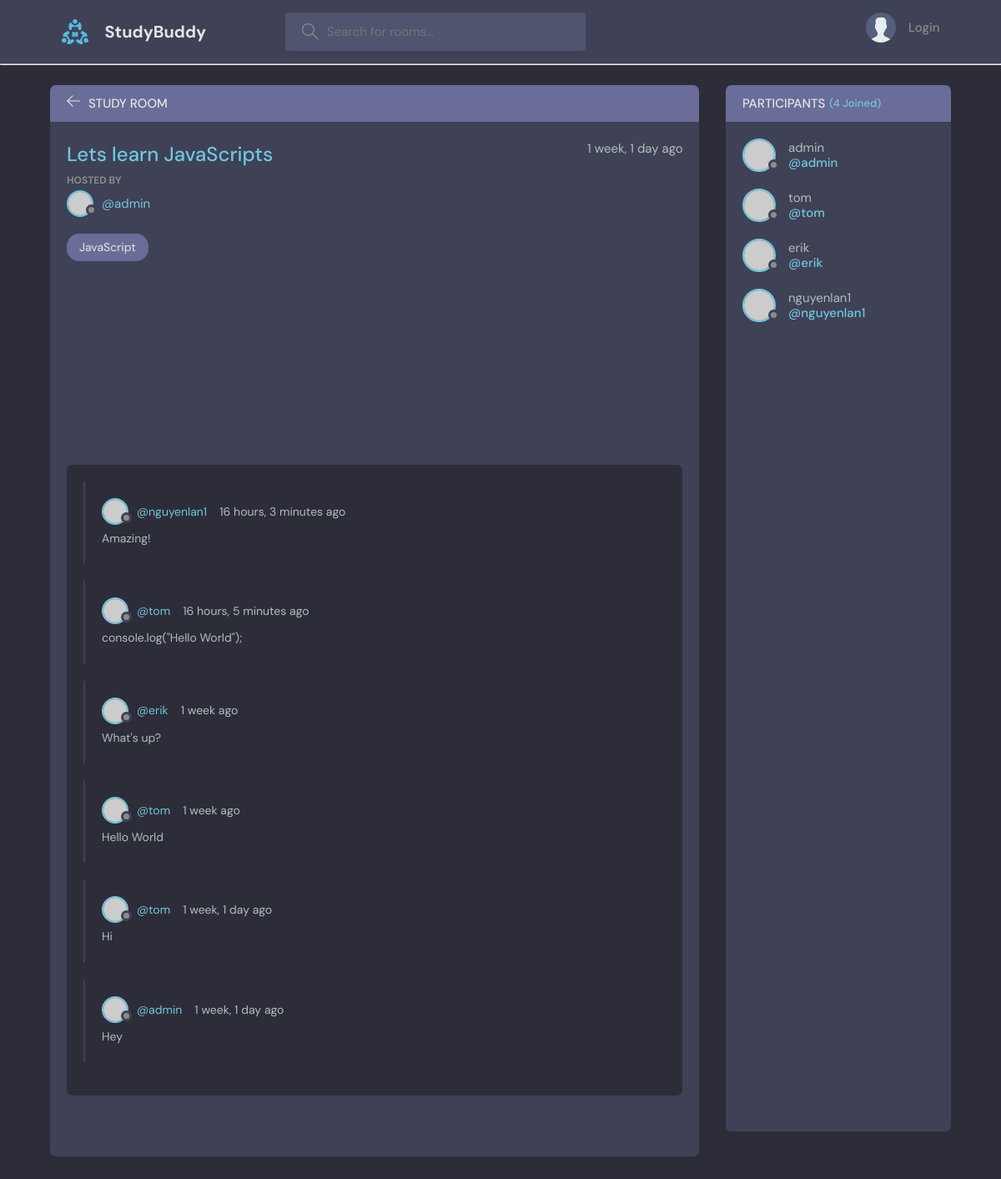
The page /room/1/ on the database its author committed.
### base/models.py (models this page shows, shortened)
class Room(models.Model):
    host = models.ForeignKey(User, on_delete=models.SET_NULL, null=True)
    topic = models.ForeignKey(Topic, on_delete=models.SET_NULL, null=True)
    name = models.CharField(max_length=200)
    description = models.TextField(null=True, blank=True)
    participants = models.ManyToManyField(User, related_name='participants', blank=True)
    updated = models.DateTimeField(auto_now=True)
    created = models.DateTimeField(auto_now_add=True)
    class Meta:
        ordering = ['-updated', '-created']

class Topic(models.Model):
    name = models.CharField(max_length=200)

class Message(models.Model):
    user = models.ForeignKey(User, on_delete=models.CASCADE)
    room = models.ForeignKey(Room, on_delete=models.CASCADE)
    body = models.TextField()
    updated = models.DateTimeField(auto_now=True)
    created = models.DateTimeField(auto_now_add=True)
    class Meta:
        ordering = ['-updated', '-created']

### base/views.py (the view, shortened to what this page needs)
# urls.py: path('room/<str:pk>/', views.room, name='room'),
def room(request, pk):
    room = Room.objects.get(id=pk)
    room_messages = room.message_set.all()
    participants = room.participants.all()
    context = {'room': room, 'room_messages': room_messages, 'participants': participants}
    return render(request, 'base/room.html', context)

### base/templates/base/room.html (shortened to what this page needs)
{% extends 'main.html' %}
{% block content %}
    <main class="profile-page layout layout--2">
      <div class="container">
        <div class="room">
          <div class="room__top">
            <div class="room__topLeft">
              <a href="{% url 'home' %}">
                <svg version="1.1" xmlns="http://www.w3.org/2000/svg" width="32" height="32" viewBox="0 0 32 32">
                  <title>arrow-left</title>
                  <path
                    d="M13.723 2.286l-13.723 13.714 13.719 13.714 1.616-1.611-10.96-10.96h27.625v-2.286h-27.625l10.965-10.965-1.616-1.607z"
                  ></path>
                </svg>
              </a>
              <h3>Study Room</h3>
            </div>
          </div>
          <div class="room__box scroll">
            <div class="room__header scroll">
              <div class="room__info">
                <h3>{{room.name}}</h3>
                <span>{{room.created|timesince}} ago</span>
              </div>
              <div class="room__hosted">
                <p>Hosted By</p>
                <a href="{% url 'user-profile' room.host.id %}" class="room__author">
                  <div class="avatar avatar--small">
                    <img src="https://randomuser.me/api/portraits/men/37.jpg" />
                  </div>
                  <span>@{{room.host.username}}</span>
                </a>
              </div>
              <span class="room__topics">{{room.topic.name}}</span>
            </div>
            <div class="room__conversation">
              <div class="threads scroll">
                {% for message in room_messages %}
                <div class="thread">
                  <div class="thread__top">
                    <div class="thread__author">
                      <a href="{% url 'user-profile' message.user.id %}" class="thread__authorInfo">
                        <div class="avatar avatar--small">
                          <img src="https://randomuser.me/api/portraits/men/37.jpg" />
                        </div>
                        <span>@{{message.user.username}}</span>
                      </a>
                      <span class="thread__date">{{message.created|timesince}} ago</span>
                    </div>
                  </div>
                  <div class="thread__details">
                    {{message.body}}
                  </div>
                </div>
                {% endfor %}
              </div>
            </div>
          </div>
          <div class="room__message">
          </div>
        </div>
        <div class="participants">
          <h3 class="participants__top">Participants <span>({{participants.count}} Joined)</span></h3>
          <div class="participants__list scroll">
            {% for user in participants %}
            <a href="{% url 'user-profile' user.id %}" class="participant">
              <div class="avatar avatar--medium">
                <img src="https://randomuser.me/api/portraits/men/37.jpg" />
              </div>
              <p>
                {{user.username}}
                <span>@{{user.username}}</span>
              </p>
            </a>
            {% endfor %}
          </div>
        </div>
      </div>
    </main>
{% endblock %}

### rows shown on the page
Room: name "Lets learn JavaScripts", created "1 week, 1 day", host.username "admin", topic.name "JavaScript"
Message: user.username "nguyenlan1", created "16 hours, 3 minutes", body "Amazing!"
Message: user.username "tom", created "16 hours, 5 minutes", body "console.log(\"Hello World\");"
Message: user.username "erik", created "1 week", body "What's up?"
Message: user.username "tom", created "1 week", body "Hello World"
Message: user.username "tom", created "1 week, 1 day", body "Hi"
Message: user.username "admin", created "1 week, 1 day", body "Hey"

### other values the page prints
{{ participants.count }} "4"
{{ user.username }} "admin"
{{ user.username }} "tom"
{{ user.username }} "erik"
{{ user.username }} "nguyenlan1"
